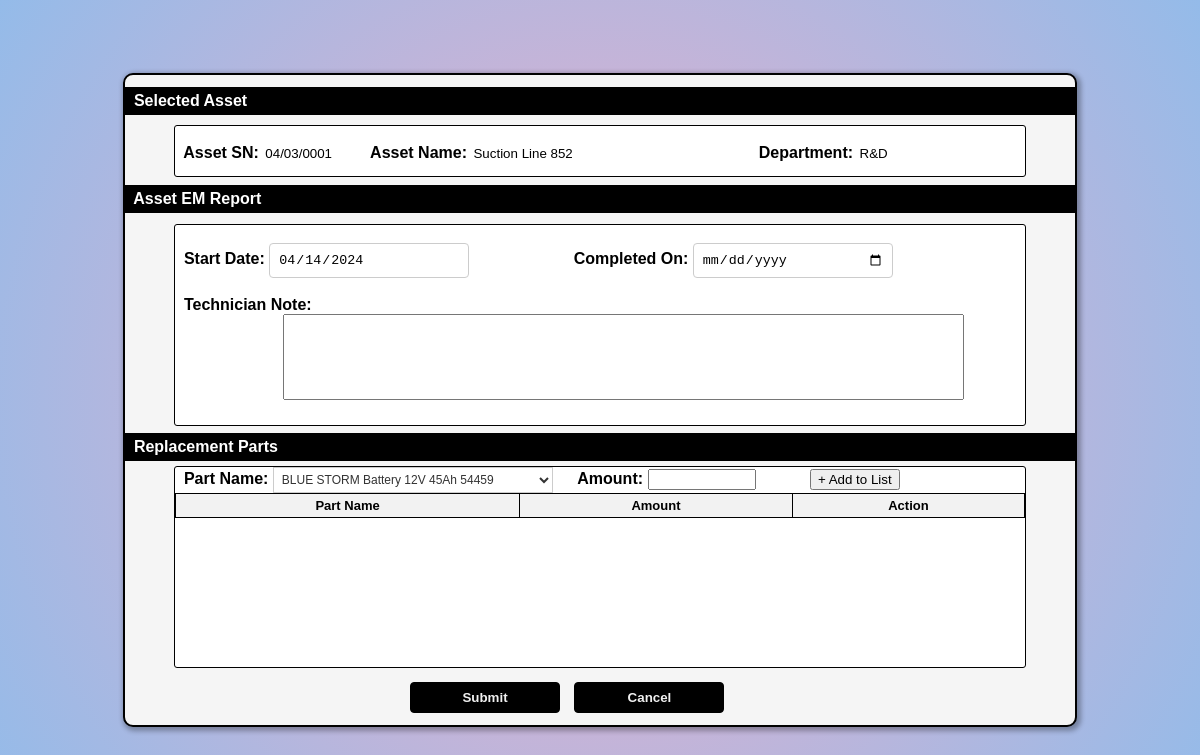
Screenshot of /Sourcecode/emrd2.php?AssetID=2 with the database file from the repository.
### tables this page shows
CREATE TABLE `emergencymaintenances` (
  `ID` bigint(20) NOT NULL,
  `AssetID` bigint(20) NOT NULL,
  `PriorityID` bigint(20) NOT NULL,
  `DescriptionEmergency` varchar(200) NOT NULL,
  `OtherConsiderations` varchar(200) NOT NULL,
  `EMReportDate` date NOT NULL,
  `EMStartDate` date DEFAULT NULL,
  `EMEndDate` date DEFAULT NULL,
  `EMTechnicianNote` varchar(200) DEFAULT NULL
);

CREATE TABLE `assets` (
  `ID` bigint(20) NOT NULL,
  `AssetSN` varchar(20) NOT NULL,
  `AssetName` varchar(150) NOT NULL,
  `DepartmentLocationID` bigint(20) NOT NULL,
  `EmployeeID` bigint(20) NOT NULL,
  `AssetGroupID` bigint(20) NOT NULL,
  `Description` text NOT NULL,
  `WarrantyDate` date DEFAULT NULL
);

CREATE TABLE `departments` (
  `ID` bigint(20) NOT NULL,
  `Name` varchar(100) NOT NULL
);

### Sourcecode/emrd2.php (the view, shortened to what this page needs)
<!DOCTYPE html>
<html>
   <head>
      <link rel="stylesheet" href="css/EMRD2Style.css?v=<?php echo time(); ?>">
   </head>
<?php
$conn = new mysqli("localhost", "root", "", "session2");
$departments = [];
$sqlDepartments = "SELECT id, name FROM departments";
$resultDepartments = $conn->query($sqlDepartments);
if ($resultDepartments->num_rows > 0) {
    while ($row = $resultDepartments->fetch_assoc()) {
        $departments[] = $row;
    }
}
   if (isset($_GET['AssetID'])) {
    $ID = $_GET['AssetID'];
    $sql = "SELECT emergencymaintenances.*, assets.*, changedparts.*
    FROM `assets`
    LEFT JOIN `emergencymaintenances` ON assets.ID = emergencymaintenances.AssetID
    LEFT JOIN `changedparts` ON emergencymaintenances.ID = changedparts.EmergencyMaintenanceID
    WHERE assets.ID = ?";
    $stmt = $conn->prepare($sql);
    $stmt->bind_param("i", $ID);
    $stmt->execute();
    $result = $stmt->get_result();
    if ($result->num_rows > 0) {
        $row = $result->fetch_assoc();
        $AssetSN = $row['AssetSN'];
        $AssetName = $row['AssetName'];
        $DepartmentLocationID = $row['DepartmentLocationID'];
        $EMStartDate = $row['EMStartDate'];
        $sql = "SELECT * FROM `departmentlocations` WHERE `ID`=?";
        $stmt = $conn->prepare($sql);
        $stmt->bind_param("i", $DepartmentLocationID);
        $stmt->execute();
        $result = $stmt->get_result();
        if ($result->num_rows > 0) {
            $row = $result->fetch_assoc();
            $DepartmentID = $row['DepartmentID'];
        }
    }
}
?>
   <body>
      <div class="container">
      <h4 style="margin-top:12px;">&nbsp Selected Asset</h4>
         <div class="inside-container1">
            <br>
            <label>&nbsp Asset SN:</label>
            <input type="text" name="asset_sn" id="asset_sn" style="width:90px;" value="<?php echo $AssetSN; ?>" readonly>
            <label>&nbsp Asset Name:</label>
            <input type="text" name="asset_name" id="asset_name" style="width:270px;" value="<?php echo $AssetName; ?>" readonly>
            <label>&nbsp Department:</label>
            <?php
            foreach ($departments as $departmentSel) {
                if ($departmentSel['id'] == $DepartmentID) {
                    $departmentName = $departmentSel['name'];
                    break;
                }} ?>
            <input type="text" name="asset_department" id="asset_department" style="width:150px;" value="<?php echo $departmentName; ?>" readonly>
         </div>
         <form method="post">
        <h4 style="margin-top:70px;">&nbsp Asset EM Report</h4>
         <div class="inside-container2"><br>
         <label for="prioritySelect">&nbsp Start Date:</label>
         <input type="date" id="startDate" name="date" value="<?php echo $EMStartDate; ?>" readonly>
         <label for="prioritySelect" style="margin-left:100px;"> Completed On:</label>
         <input type="date" id="endDate" name="endDate"><br><br>
         <label for="prioritySelect">&nbsp Technician Note:</label><br>
         <textarea id="technicianNote" name="technicianNote" rows="4" cols="50"></textarea>
    </div>
    <h4 style="margin-top:220px;">&nbsp Replacement Parts</h4>
    <div class="inside-container3">
        <label>&nbsp Part Name:</label>
        <?php
$servername = "localhost";
$username = "root";
$password = "";
$database = "Session2";
$connection = new mysqli($servername, $username, $password, $database);
$sql = "SELECT ID, Name FROM parts";
$result = $connection->query($sql);
if ($result->num_rows > 0) {
    echo '<select name="parts">';
    while ($row = $result->fetch_assoc()) {
        echo '<option value="' . $row['ID'] . '">' . $row['Name'] . '</option>';
    }
    echo '</select>';
} else {
    echo "0 results";
}
?>
<label style="margin-left:20px;">Amount:</label>
<input type="number" name="amount" style="width: 100px;" id="amount">
<input type="button" value="+ Add to List" style="margin-left: 50px;" onclick="addToTable()">
<table id="partTable">
    <thead>
        <tr>
            <th>Part Name</th>
            <th>Amount</th>
            <th>Action</th>
        </tr>
    </thead>
</table>
    </div>
    <button type="submit" style="margin-left: 285px;" id="request">Submit</button>
    <button type="button" style="margin-left: 10px; " id="cancel"  header="Location: emrd.php;">Cancel</button>
</form>
      </div>
</body>
</html>

### Sourcecode/css/EMRD2Style.css (style rules this page uses)
* { user-select: none; }
body { font-family: Arial, sans-serif; background-color: #f0f0f0; height: 100vh; margin: 0; background: rgb(238,174,202); background: radial-gradient(circle, rgba(238,174,202,1) 0%, rgba(148,187,233,1) 100%); }
.container { height: 650px; width: 950px; background-color: whitesmoke; border: 2px solid black; position: fixed; top: 50%; left: 50%; transform: translate(-50%, -50%); box-shadow: 2px 2px 5px 2px rgba(0, 0, 0, 0.3); border-radius: 10px; }
.inside-container1 { height: 50px; width: 850px; background-color: white; border: 1px solid black; position: fixed; top: 44%; left: 50%; transform: translate(-50%, -50%); margin-top:-210px; border-radius: 3px; }
.inside-container1 input { border: 0; outline: none; cursor: default; }
.inside-container2 { height: 200px; width: 850px; background-color: white; border: 1px solid black; position: fixed; top: 47%; left: 50%; transform: translate(-50%, -50%); margin-top:-56px; border-radius: 3px; }
.inside-container3 { height: 200px; width: 850px; background-color: white; border: 1px solid black; position: fixed; top: 49%; left: 50%; transform: translate(-50%, -50%); margin-top:173px; border-radius: 3px; }
#request, #cancel { display: inline-block; padding: 7px 17px; background-color: black; text-align: center; text-decoration: none; border: 1px solid black; cursor: pointer; margin-top: 200px; width: 150px; border-radius: 4px; font-weight: bold; color: #f0f0f0; }
table { width: 100%; border-collapse: collapse; font-size: small; }
th, td { border: 1px solid black; padding: 4px; text-align: center; }
th { background-color: #f2f2f2; }
select { padding: 4px; font-size: 12px; border: 1px solid #ccc; background-color: #fff; color: #333; width: 280px; }
select option { padding: 8px; font-size: 12px; background-color: #fff; color: #333; }
textarea { width: 675px; height: 80px; resize: none; margin-left: 108px; }
input[type="date"] { padding: 8px; border: 1px solid #ccc; border-radius: 4px; box-sizing: border-box; width: 200px; }
label { font-weight: bold; }
h4 { background-color: black; color: white; padding-top: 5px; padding-bottom: 5px; }

### rows the page displays
emergencymaintenances: asset_sn "04/03/0001", asset_name "Suction Line 852", date "04/14/2024"
departments: asset_department "R&D"

### other values shown
form field parts "BLUE STORM Battery 12V 45Ah 54459"
